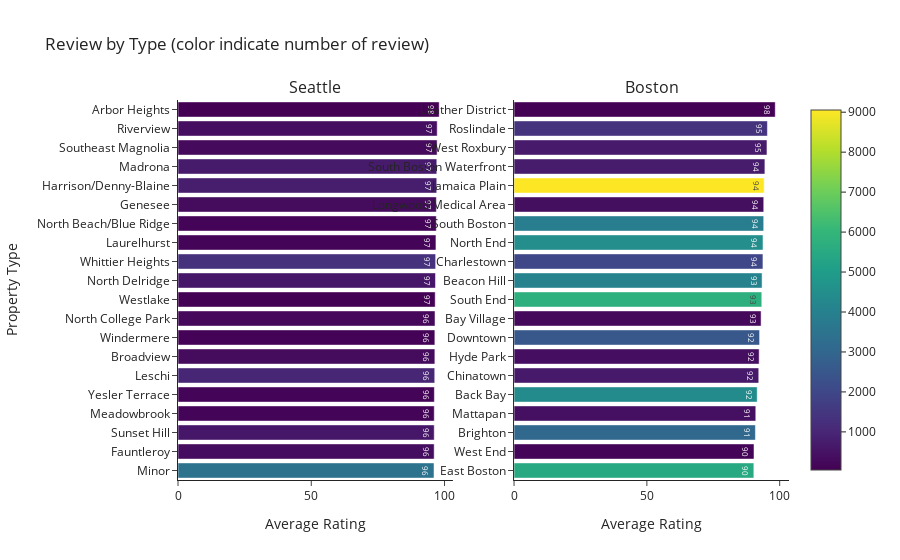

The notebook cell saved with this chart:
### Markdown cell above
### Is some there particular neighbour with high rating?

### Code cell
import plotly.express as px
from plotly.subplots import make_subplots

df_seattle = listings[listings["city"]=="Seattle"]
df_seattle = (
    df_seattle[["city","neighbourhood_cleansed","review_scores_rating","number_of_reviews"]]
    .groupby(['city','neighbourhood_cleansed'])
    .agg({'review_scores_rating':'mean',"number_of_reviews": "sum"}) 
    .reset_index()
).sort_values(by='review_scores_rating', ascending=True)
df_seattle = (
    df_seattle[df_seattle["review_scores_rating"].notnull()]
    .sort_values(by='review_scores_rating', ascending=True)
    .tail(20)
)

# Create distplot with curve_type set to 'normal'
fig_seattle = px.bar(df_seattle,
             y="neighbourhood_cleansed", x="review_scores_rating",color="number_of_reviews",text="review_scores_rating",
             orientation='h'
).update_layout(
    title_text='Seattle Property Type',template='simple_white',
    yaxis={'categoryorder':'total ascending'},
    yaxis_title="Property Type",
    xaxis_title="Number of Listing",
).update_traces(texttemplate='%{text:.2s}')

df_boston = listings[listings["city"]=="Boston"]
df_boston = (
    df_boston[["city","neighbourhood_cleansed","review_scores_rating","number_of_reviews"]]
    .groupby(['city','neighbourhood_cleansed'])
    .agg({'review_scores_rating':'mean',"number_of_reviews": "sum"}) 
    .reset_index()
).sort_values(by='review_scores_rating', ascending=True)
df_boston = (
    df_boston[df_boston["review_scores_rating"].notnull()]
    .sort_values(by='review_scores_rating', ascending=True)
    .tail(20)
)

# Create distplot with curve_type set to 'normal'
fig_boston = px.bar(df_boston,
             y="neighbourhood_cleansed", x="review_scores_rating",color="number_of_reviews",text="review_scores_rating",
             orientation='h'
).update_layout(
    title_text='Boston Property Type',template='simple_white',
    yaxis={'categoryorder':'total ascending'},
    yaxis_title="Property Type",
    xaxis_title="Number of Listing",
).update_traces(texttemplate='%{text:.2s}')

figure1_traces = []
figure2_traces = []

for trace in range(len(fig_seattle["data"])):
    figure1_traces.append(fig_seattle["data"][trace])
for trace in range(len(fig_boston["data"])):
    figure2_traces.append(fig_boston["data"][trace])

fig_subplot = make_subplots(rows=1, cols=2, subplot_titles=('Seattle',  'Boston'))
for traces in figure1_traces:
    fig_subplot.append_trace(traces, row=1, col=1)
for traces in figure2_traces:
    fig_subplot.append_trace(traces, row=1, col=2)

fig_subplot.update_layout(
    title_text='Review by Type (color indicate number of review)',template='simple_white',
    yaxis_title="Property Type",
    xaxis_title="Number of Listing",
    showlegend=True,
)

fig_subplot['layout']['xaxis']['title']='Average Rating'
fig_subplot['layout']['xaxis2']['title']='Average Rating'

fig_subplot.show()

### Figure 1 — Plotly figure (JSON) as saved in the notebook; plotly's stock layout.template omitted (floating-point values rounded to 4 significant figures)
{"data": [{"alignmentgroup": "True", "hovertemplate": "review_scores_rating=%{text}<br>neighbourhood_cleansed=%{y}<br>number_of_reviews=%{marker.color}<extra></extra>", "legendgroup": "", "marker": {"color": [3455, 344, 594, 147, 154, 994, 316, 89, 216, 81, 617, 1308, 158, 131, 324, 763, 720, 281, 389, 46], "coloraxis": "coloraxis", "pattern": {"shape": ""}}, "name": "", "offsetgroup": "", "orientation": "h", "showlegend": false, "text": [96.05, 96.11, 96.13, 96.14, 96.19, 96.33, 96.38, 96.38, 96.43, 96.5, 96.6, 96.67, 96.78, 96.91, 96.93, 97.08, 97.1, 97.21, 97.25, 98], "textposition": "auto", "texttemplate": "%{text:.2s}", "type": "bar", "x": [96.05, 96.11, 96.13, 96.14, 96.19, 96.33, 96.38, 96.38, 96.43, 96.5, 96.6, 96.67, 96.78, 96.91, 96.93, 97.08, 97.1, 97.21, 97.25, 98], "xaxis": "x", "y": ["Minor", "Fauntleroy", "Sunset Hill", "Meadowbrook", "Yesler Terrace", "Leschi", "Broadview", "Windermere", "North College Park", "Westlake", "North Delridge", "Whittier Heights", "Laurelhurst", "North Beach/Blue Ridge", "Genesee", "Harrison/Denny-Blaine", "Madrona", "Southeast Magnolia", "Riverview", "Arbor Heights"], "yaxis": "y"}, {"alignmentgroup": "True", "hovertemplate": "review_scores_rating=%{text}<br>neighbourhood_cleansed=%{y}<br>number_of_reviews=%{marker.color}<extra></extra>", "legendgroup": "", "marker": {"color": [5504, 157, 3052, 442, 4389, 669, 376, 2535, 241, 5714, 4098, 1981, 4483, 3851, 393, 9055, 744, 690, 1387, 69], "coloraxis": "coloraxis", "pattern": {"shape": ""}}, "name": "", "offsetgroup": "", "orientation": "h", "showlegend": false, "text": [90.27, 90.33, 90.86, 91, 91.53, 92.12, 92.28, 92.43, 93, 93.26, 93.38, 93.7, 93.72, 93.98, 94, 94.16, 94.43, 95.21, 95.38, 98.33], "textposition": "auto", "texttemplate": "%{text:.2s}", "type": "bar", "x": [90.27, 90.33, 90.86, 91, 91.53, 92.12, 92.28, 92.43, 93, 93.26, 93.38, 93.7, 93.72, 93.98, 94, 94.16, 94.43, 95.21, 95.38, 98.33], "xaxis": "x2", "y": ["East Boston", "West End", "Brighton", "Mattapan", "Back Bay", "Chinatown", "Hyde Park", "Downtown", "Bay Village", "South End", "Beacon Hill", "Charlestown", "North End", "South Boston", "Longwood Medical Area", "Jamaica Plain", "South Boston Waterfront", "West Roxbury", "Roslindale", "Leather District"], "yaxis": "y2"}], "layout": {"annotations": [{"font": {"size": 16}, "showarrow": false, "text": "Seattle", "x": 0.225, "xanchor": "center", "xref": "paper", "y": 1, "yanchor": "bottom", "yref": "paper"}, {"font": {"size": 16}, "showarrow": false, "text": "Boston", "x": 0.775, "xanchor": "center", "xref": "paper", "y": 1, "yanchor": "bottom", "yref": "paper"}], "showlegend": true, "title": {"text": "Review by Type (color indicate number of review)"}, "xaxis": {"anchor": "y", "domain": [0, 0.45], "title": {"text": "Average Rating"}}, "xaxis2": {"anchor": "y2", "domain": [0.55, 1], "title": {"text": "Average Rating"}}, "yaxis": {"anchor": "x", "domain": [0, 1], "title": {"text": "Property Type"}}, "yaxis2": {"anchor": "x2", "domain": [0, 1]}}}
